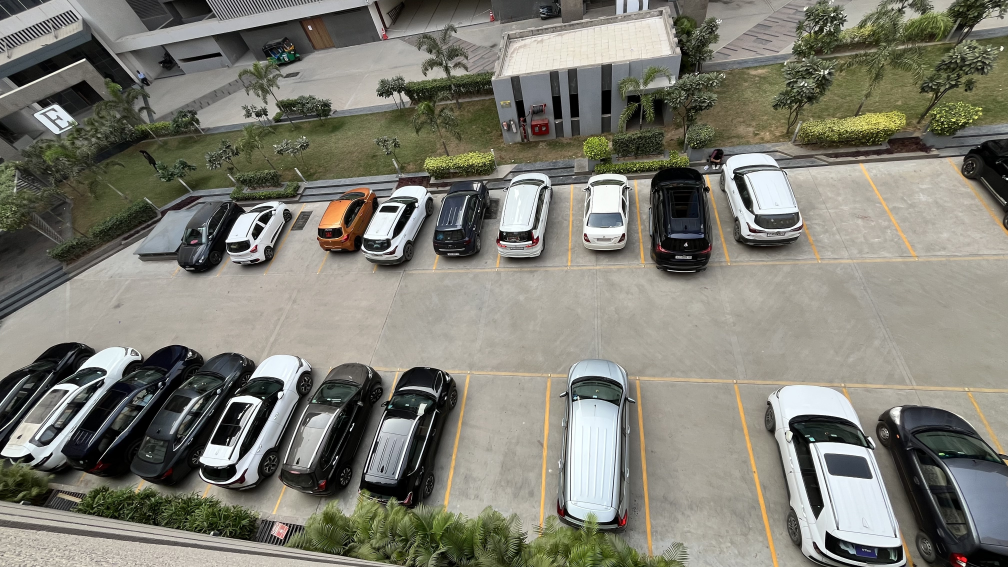
#> input picture gg-dataset/jpg_images/3.jpg, 4032 x 2268 px, found by its file name (shown at 1/4 size)
$ python img_resize.py
#> lines starting #> are read from the running program, lines starting #| are printed output that depends on the picture
# SRC = "jpg_images/2.jpg"   # your raw image
# DST = "2.jpg"   # new resized image

import cv2

SRC = "jpg_images/3.jpg"   # your raw image
DST = "3.jpg"   # new resized image

FRAME_WIDTH = 1080
FRAME_HEIGHT = 600

img = cv2.imread(SRC)
#> img is the input picture: shape (2268, 4032, 3); mean B, G, R 114.3, 124.5, 125.5
assert img is not None, "Error loading source image"

resized = cv2.resize(img, (FRAME_WIDTH, FRAME_HEIGHT))
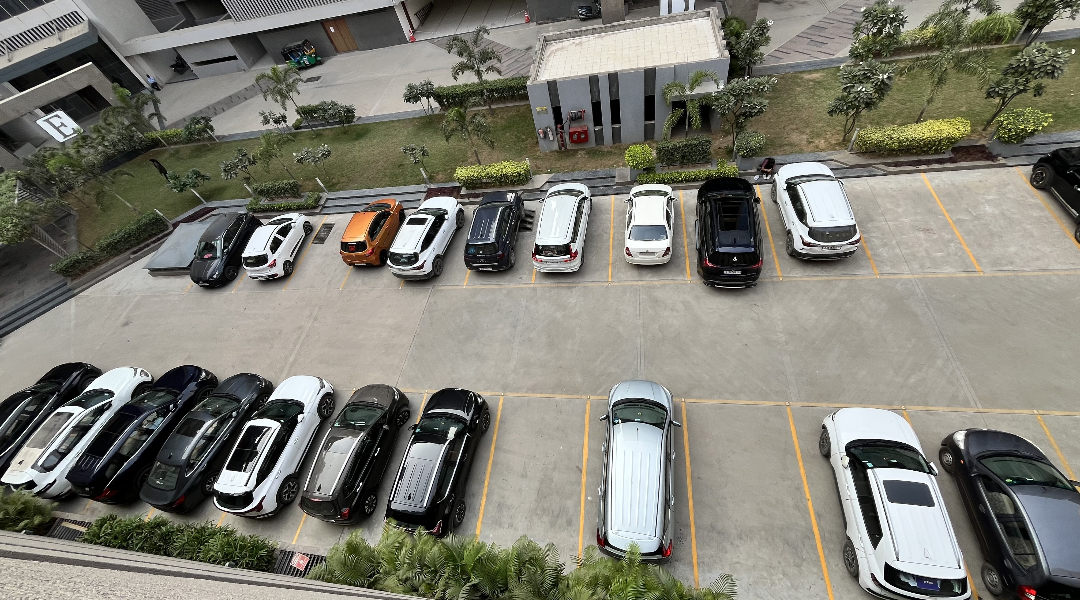
#> resized: shape (600, 1080, 3); mean B, G, R 114.1, 124.4, 125.4
cv2.imwrite(DST, resized)
print("Saved:", DST)

$ run again, with gg-dataset/jpg_images/2.jpg copied over gg-dataset/jpg_images/3.jpg
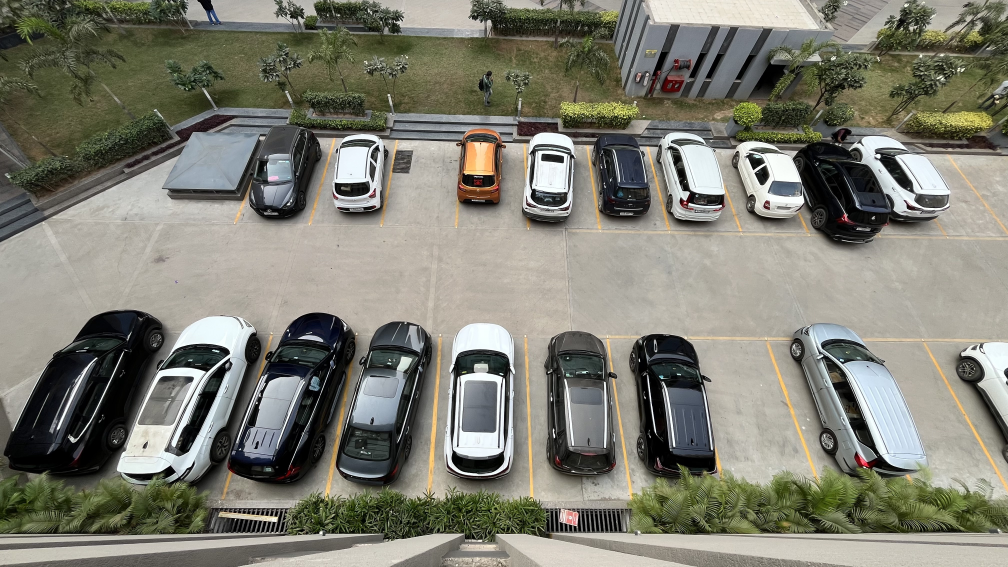
#> input picture gg-dataset/jpg_images/2.jpg, 4032 x 2268 px, found by its file name (shown at 1/4 size)
#> img is the input picture: shape (2268, 4032, 3); mean B, G, R 114, 125.7, 126.3
#> `resized = cv2.resize(img, (FRAME_WIDTH, FRAME_HEIGHT))`:
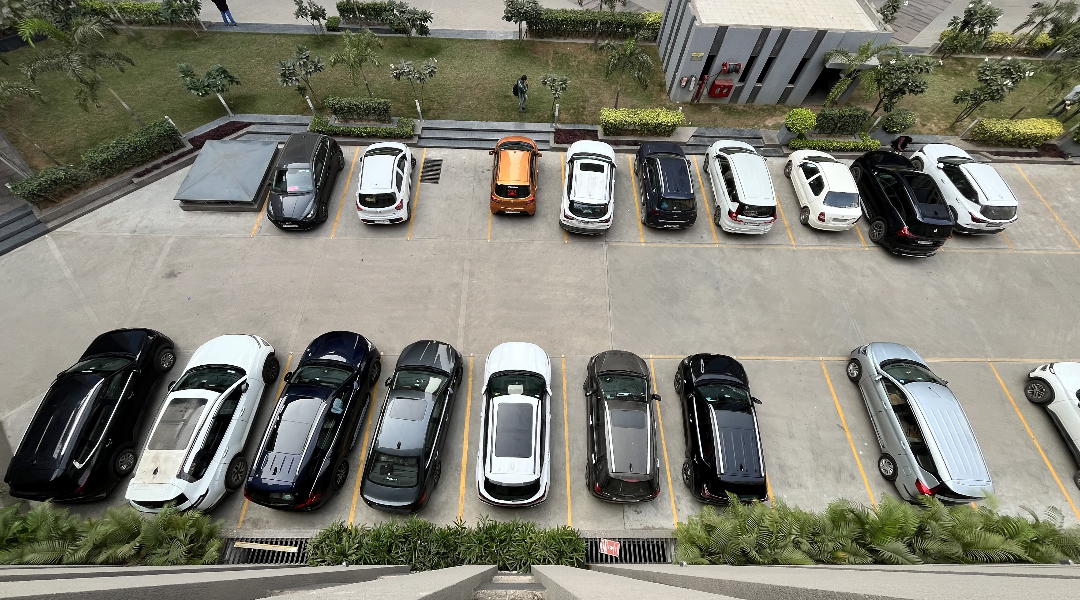
#> resized: shape (600, 1080, 3); mean B, G, R 113.8, 125.6, 126.2

$ run again, with gg-dataset/jpg_images/1.jpg.jpg copied over gg-dataset/jpg_images/3.jpg
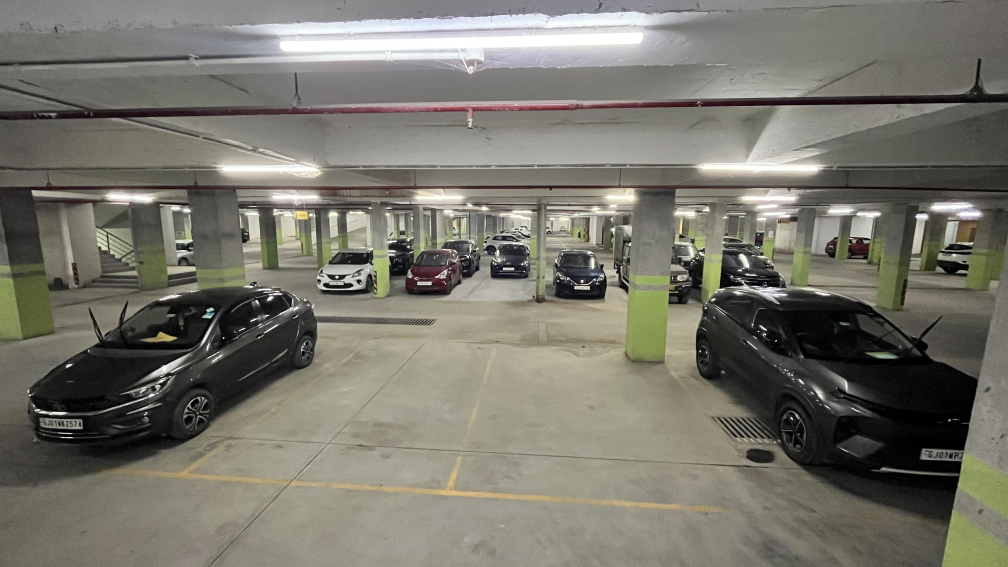
#> input picture gg-dataset/jpg_images/1.jpg.jpg, 4032 x 2268 px, found by its file name (shown at 1/4 size)
#> img is the input picture: shape (2268, 4032, 3); mean B, G, R 107.6, 117.6, 119.5
#> `resized = cv2.resize(img, (FRAME_WIDTH, FRAME_HEIGHT))`:
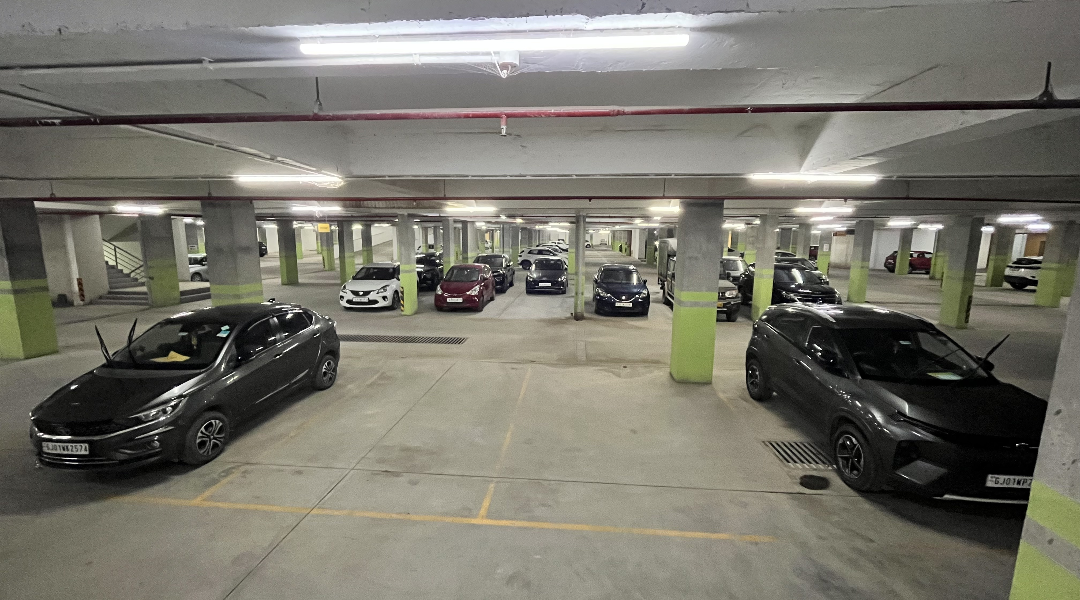
#> resized: shape (600, 1080, 3); mean B, G, R 107.5, 117.5, 119.4
